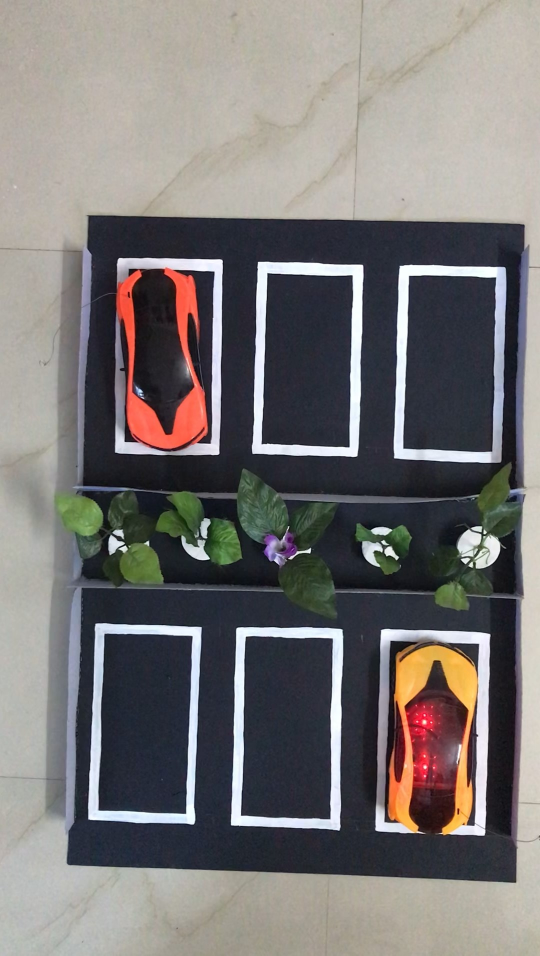
#> input picture parking.jpg, 1080 x 1911 px (shown at 1/2 size)
$ python ParkingSpacePicker.py
#> lines starting #> are read from the running program, lines starting #| are printed output that depends on the picture
import cv2
import pickle

#i = cv2.imread('parking.jpg')
#img=cv2.resize(i, (0, 0), fx = 0.5, fy = 0.4)

width,height = 100,190
try:
    with open('CarParkPos','rb') as f:
            posList = pickle.load(f)
except:
    posList = []

def mouseClick(events,x,y,flags,params):

    if events == cv2.EVENT_LBUTTONDOWN:
        posList.append((x,y))
    if events == cv2.EVENT_RBUTTONDOWN:
        for i,pos in enumerate(posList):
            x1,y1 = pos
            if x1< x <x1+width and y1< y <y1+height:
                posList.pop(i)
    #record the postion
    with open('CarParkPos','wb') as f:
        pickle.dump(posList,f)

while True:
    #cv2.rectangle(img,(120,380),(220,190),(255,0,255),2)
    i = cv2.imread('parking.jpg')
#> i is the input picture: shape (1911, 1080, 3); mean B, G, R 116.2, 117.1, 120.5
    img = cv2.resize(i, (0, 0), fx = 0.5, fy = 0.4)
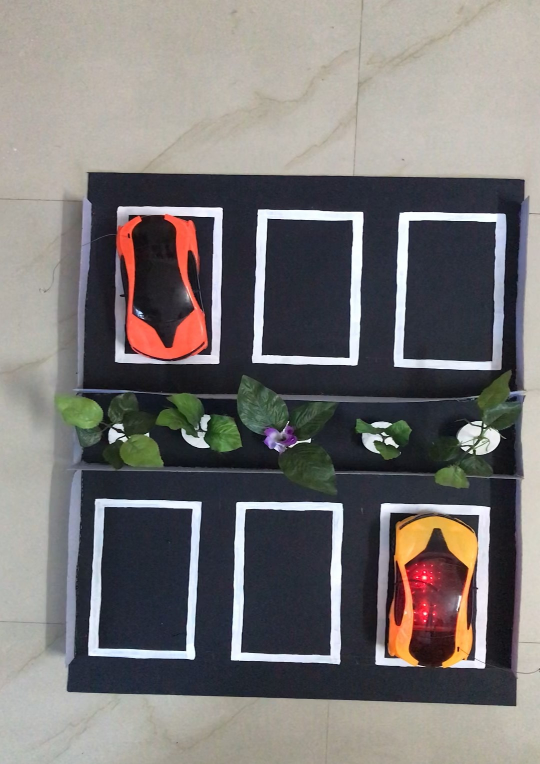
#> img: shape (764, 540, 3); mean B, G, R 116.1, 117.1, 120.4

    for pos in posList:
        cv2.rectangle(img,pos,(pos[0]+width,pos[1]+height),(255,0,255),2)

    cv2.imshow("image",img)

    cv2.setMouseCallback("image",mouseClick)
    cv2.waitKey(1)
